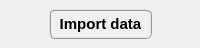
          <widget class="QFrame" name="frame_22">
           <property name="minimumSize">
            <size>
             <width>0</width>
             <height>42</height>
            </size>
           </property>
           <property name="maximumSize">
            <size>
             <width>16777215</width>
             <height>48</height>
            </size>
           </property>
           <property name="frameShape">
            <enum>QFrame::NoFrame</enum>
           </property>
           <property name="frameShadow">
            <enum>QFrame::Raised</enum>
           </property>
           <layout class="QGridLayout" name="gridLayout_24">
            <property name="leftMargin">
             <number>2</number>
            </property>
            <property name="topMargin">
             <number>2</number>
            </property>
            <property name="rightMargin">
             <number>2</number>
            </property>
            <property name="bottomMargin">
             <number>2</number>
            </property>
            <property name="spacing">
             <number>2</number>
            </property>
            <item row="0" column="1">
             <widget class="QPushButton" name="pushButton_import_data">
              <property name="enabled">
               <bool>true</bool>
              </property>
              <property name="minimumSize">
               <size>
                <width>0</width>
                <height>30</height>
               </size>
              </property>
              <property name="maximumSize">
               <size>
                <width>260</width>
                <height>30</height>
               </size>
              </property>
              <property name="font">
               <font>
                <family>MS Shell Dlg 2</family>
                <pointsize>11</pointsize>
                <weight>75</weight>
                <italic>false</italic>
                <bold>true</bold>
               </font>
              </property>
              <property name="styleSheet">
               <string notr="true">QPushButton{border-radius: 6px; border-color: rgb(150, 150, 150); border-style: ridge; border-width: 2px; color: rgb(0, 0, 0); background-color: rgb(240, 240, 240); font: 75 bold 11pt &quot;MS Shell Dlg 2&quot;}
QPushButton:hover{border-radius: 6px; border-color: rgb(0, 170, 255); border-style: ridge; border-width: 2px; color: rgb(0, 0, 0); background-color: rgba(174, 213, 255, 100); font: 75 bold 11pt &quot;MS Shell Dlg 2&quot;}
QPushButton:pressed{border-radius: 6px; border-color: rgb(0, 170, 255); border-style: ridge; border-width: 3px; color: rgb(0, 0, 0); background-color: rgb(174, 213, 255); font: 75 bold 11pt &quot;MS Shell Dlg 2&quot;}
QPushButton:disabled{border-radius: 6px; border-color: rgb(150, 150, 150); border-style: ridge; border-width: 3px; color: rgb(150, 150, 150); background-color: rgb(200, 200, 200); font: 75 bold 11pt &quot;MS Shell Dlg 2&quot;}</string>
              </property>
              <property name="text">
               <string>  Import data  </string>
              </property>
             </widget>
            </item>
            <item row="0" column="0">
             <widget class="QFrame" name="frame_adj_left">
              <property name="frameShape">
               <enum>QFrame::NoFrame</enum>
              </property>
              <property name="frameShadow">
               <enum>QFrame::Raised</enum>
              </property>
             </widget>
            </item>
            <item row="0" column="2">
             <widget class="QFrame" name="frame_adj_right">
              <property name="frameShape">
               <enum>QFrame::NoFrame</enum>
              </property>
              <property name="frameShadow">
               <enum>QFrame::Raised</enum>
              </property>
             </widget>
            </item>
           </layout>
          </widget>
